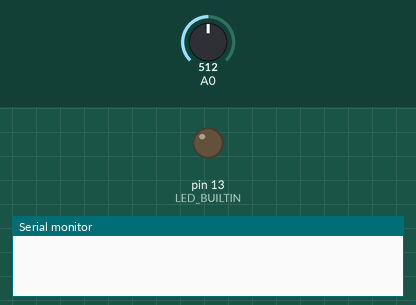
Simulated run of this sketch. Board: Arduino Uno, built with avr-gcc and run on an emulated ATmega328P. On the bench: output pins drawn as LEDs (lit = HIGH), the last lines printed to the serial monitor. The test bench sets the inputs (shaded band); at power-on: A0 = 512.

Above: at 1.2 s.
1.3 s: A0 set to 610
At 2.5 s:
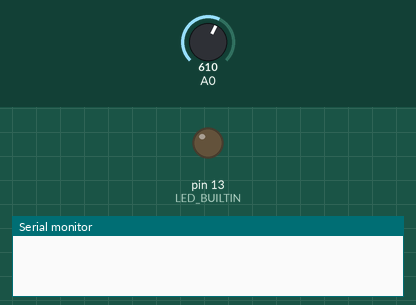
2.8 s: A0 set to 716
At 3.8 s:
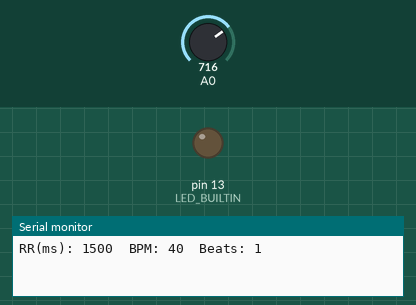
Timing chart, 0 to 5.8 s (numbered marks = the images above; inputs shaded):
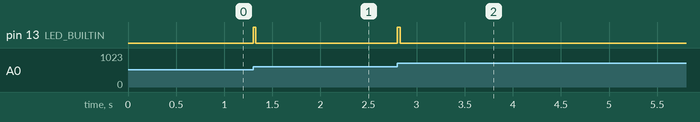

The sketch:

sketch_jul8a.ino
```cpp
#define NCELLS 128

#define MAX_RR 600        // enough for 5 min if HR > 30 bpm
#define WINDOW_MS 300000  // 5 minutes

unsigned int signal[NCELLS];
unsigned int counter = 0;
bool bufferFilled = false;
bool ledState = false;

float sum = 0.0f;
float sumSq = 0.0f;
float average = 0.0f;
float variance = 0.0f;
float sd = 0.0f;

// RR / SDRR variables
unsigned long lastBeatTime = 0;
unsigned int rr[MAX_RR];
unsigned int rrCount = 0;

const unsigned int MIN_RR = 300;   // 200 bpm
const unsigned int MAX_RR_MS = 2000; // 30 bpm

void setup() {
  pinMode(LED_BUILTIN, OUTPUT);
  pinMode(A0, INPUT);
  Serial.begin(9600);

  // initialize buffer with first reading
  unsigned int initial = analogRead(A0);
  for (int i = 0; i < NCELLS; i++) {
    signal[i] = initial;
    sum += initial;
    sumSq += (float)initial * initial;
  }
  bufferFilled = true;
}

float calculateSDRR() {
  if (rrCount < 2) return -1.0;

  float mean = 0.0;
  for (int i = 0; i < rrCount; i++) {
    mean += rr[i];
  }
  mean /= rrCount;

  float sse = 0.0;
  for (int i = 0; i < rrCount; i++) {
    float d = rr[i] - mean;
    sse += d * d;
  }

  return sqrt(sse / (rrCount - 1));  // sample SD
}

void loop() {
  unsigned int x = analogRead(A0);
  unsigned int oldSample = signal[counter];

  sum += (float)x - (float)oldSample;
  sumSq += (float)x * x - (float)oldSample * oldSample;

  signal[counter] = x;
  counter = (counter + 1) % NCELLS;

  average = sum / NCELLS;
  variance = sumSq / NCELLS - average * average;
  if (variance < 0) variance = 0;
  sd = sqrt(variance);

  unsigned long now = millis();

  // Beat detected: rising threshold crossing
  if (!ledState && x > average + sd) {
    ledState = true;
    digitalWrite(LED_BUILTIN, HIGH);

    if (lastBeatTime > 0) {
      unsigned long interval = now - lastBeatTime;

      if (interval >= MIN_RR && interval <= MAX_RR_MS) {
        if (rrCount < MAX_RR) {
          rr[rrCount] = interval;
          rrCount++;
        }

        int bpm = 60000UL / interval;

        Serial.print("RR(ms): ");
        Serial.print(interval);
        Serial.print("  BPM: ");
        Serial.print(bpm);
        Serial.print("  Beats: ");
        Serial.println(rrCount);
      }
    }

    lastBeatTime = now;
  }

  // Re-arm detector
  else if (ledState && x < average + 0.5f * sd) {
    ledState = false;
    digitalWrite(LED_BUILTIN, LOW);
  }

  // After 5 minutes, calculate SDRR
  if (now >= WINDOW_MS) {
    float sdrr = calculateSDRR();

    Serial.println("----- 5 min result -----");
    Serial.print("Number of RR intervals: ");
    Serial.println(rrCount);

    Serial.print("SDRR(ms): ");
    Serial.println(sdrr, 2);

    while (true); // stop after 5 minutes
  }
}
```

Measured:
- after the input at 1.3 s, pin 13 (LED_BUILTIN): LOW → HIGH at once, → LOW 0.03 s later
- after the input at 2.8 s, pin 13 (LED_BUILTIN): LOW → HIGH at once, → LOW 0.03 s later
